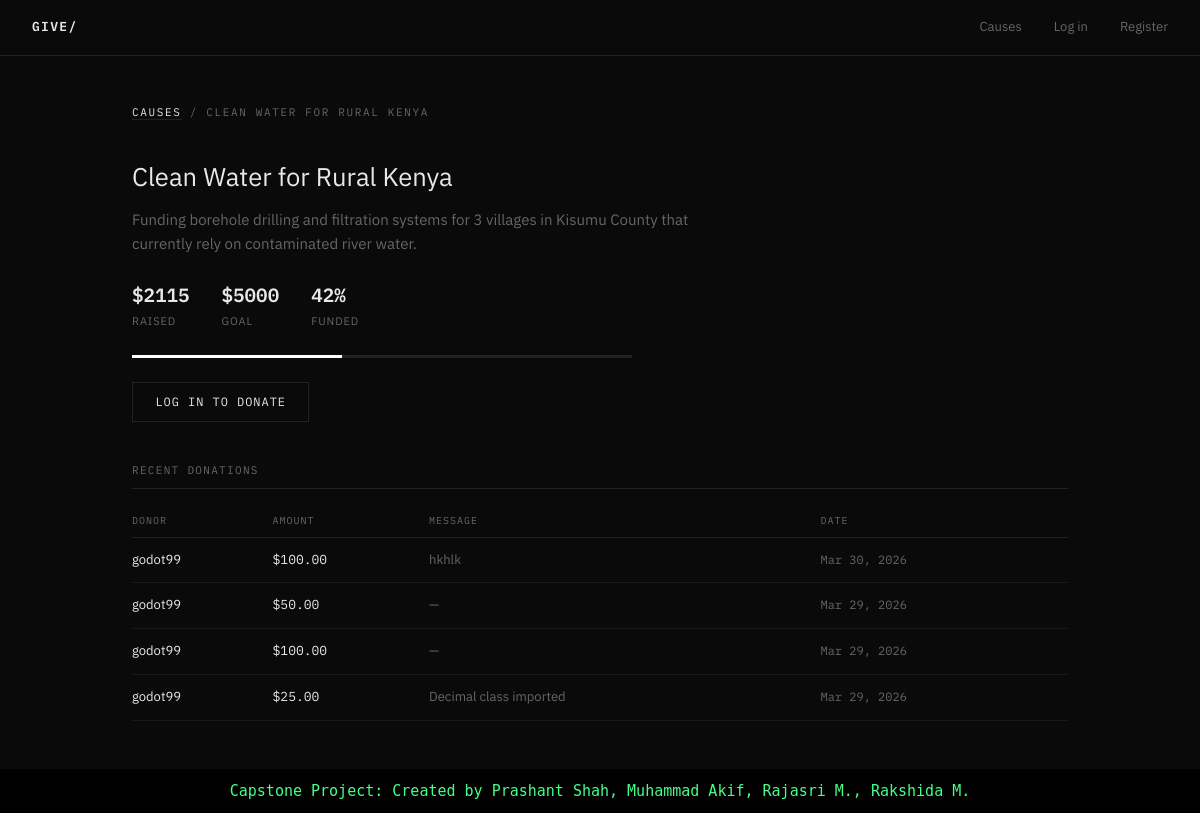
Page /cause/1/ on the committed database.
### core/models.py (models this page shows, shortened)
class Cause(models.Model):
    title = models.CharField(max_length=200)
    description = models.TextField()
    goal_amount = models.DecimalField(max_digits=10, decimal_places=2)
    raised_amount = models.DecimalField(max_digits=10, decimal_places=2, default=0)
    image_url = models.URLField(blank=True)
    created_at = models.DateTimeField(auto_now_add=True)
    is_active = models.BooleanField(default=True)
    def progress_percent(self):
        if self.goal_amount == 0:
            return 0
        return min(int((self.raised_amount / self.goal_amount) * 100), 100)

class Donation(models.Model):
    STATUS_CHOICES = [
        ('pending', 'Pending'),
        ('completed', 'Completed'),
        ('failed', 'Failed'),
    ]
    donor = models.ForeignKey(User, on_delete=models.CASCADE)
    cause = models.ForeignKey(Cause, on_delete=models.CASCADE)
    amount = models.DecimalField(max_digits=10, decimal_places=2)
    status = models.CharField(max_length=20, choices=STATUS_CHOICES, default='pending')
    transaction_id = models.CharField(max_length=100, unique=True)
    donated_at = models.DateTimeField(auto_now_add=True)
    message = models.TextField(blank=True)

### core/views.py (the view)
# urls.py: path('cause/<int:pk>/', views.cause_detail, name='cause_detail'),
def cause_detail(request, pk):
    cause = get_object_or_404(Cause, pk=pk)
    donations = Donation.objects.filter(cause=cause, status='completed').order_by('-donated_at')[:10]
    return render(request, 'core/cause_detail.html', {'cause': cause, 'donations': donations})

### templates/core/cause_detail.html (shortened to what this page needs)
{% extends 'core/base.html' %}
{% block content %}
<p class="page-title"><a href="/">Causes</a> / {{ cause.title }}</p>
<div class="cause-header">
  <h1>{{ cause.title }}</h1>
  <p style="color: var(--muted); max-width: 600px;">{{ cause.description }}</p>
  <div class="cause-stats">
    <div class="stat">
      <span class="stat-val">${{ cause.raised_amount|floatformat:0 }}</span>
      <span class="stat-lbl">Raised</span>
    </div>
    <div class="stat">
      <span class="stat-val">${{ cause.goal_amount|floatformat:0 }}</span>
      <span class="stat-lbl">Goal</span>
    </div>
    <div class="stat">
      <span class="stat-val">{{ cause.progress_percent }}%</span>
      <span class="stat-lbl">Funded</span>
    </div>
  </div>
  <div style="margin-top: 1.5rem; max-width: 500px;">
    <div class="progress-bar" style="height: 3px;">
      <div class="progress-fill" style="width: {{ cause.progress_percent }}%"></div>
    </div>
  </div>
  <div style="margin-top: 1.5rem;">
    {% if user.is_authenticated %}
      <a href="/cause/{{ cause.pk }}/donate/" class="btn btn-primary">Donate Now</a>
    {% else %}
      <a href="/login/" class="btn">Log in to Donate</a>
    {% endif %}
  </div>
</div>
<div class="table-wrap">
  <p class="section-label">Recent Donations</p>
  {% if donations %}
  <table>
    <thead>
      <tr>
        <th>Donor</th>
        <th>Amount</th>
        <th>Message</th>
        <th>Date</th>
      </tr>
    </thead>
    <tbody>
      {% for d in donations %}
      <tr>
        <td>{{ d.donor.username }}</td>
        <td style="font-family: 'IBM Plex Mono', monospace;">${{ d.amount }}</td>
        <td style="color: var(--muted);">{{ d.message|default:"—" }}</td>
        <td style="color: var(--muted); font-family: 'IBM Plex Mono', monospace; font-size: 12px;">{{ d.donated_at|date:"M d, Y" }}</td>
      </tr>
      {% endfor %}
    </tbody>
  </table>
  {% else %}
    <p style="color: var(--muted); font-size: 13px;">No donations yet. Be the first.</p>
  {% endif %}
</div>
{% endblock %}

### static/css/style.css (style rules this page uses)
*, *::before, *::after { box-sizing: border-box; margin: 0; padding: 0; }
:root { --bg: #0a0a0a; --surface: #111111; --border: #222222; --text: #e8e8e8; --muted: #666666; --accent: #ffffff; --danger: #ff4444; --success: #44ff88; }
body { background: var(--bg); color: var(--text); font-family: 'IBM Plex Sans', sans-serif; font-size: 15px; line-height: 1.6; min-height: 100vh; }
a { color: var(--text); text-decoration: none; border-bottom: 1px solid var(--border); transition: border-color 0.2s; }
.page-title { font-family: 'IBM Plex Mono', monospace; font-size: 11px; letter-spacing: 0.15em; text-transform: uppercase; color: var(--muted); margin-bottom: 2.5rem; }
h1 { font-size: 2rem; font-weight: 300; margin-bottom: 0.5rem; line-height: 1.2; }
.progress-bar { height: 2px; background: var(--border); }
.progress-fill { height: 100%; background: var(--accent); transition: width 0.6s ease; }
.btn { display: inline-block; padding: 0.6rem 1.4rem; font-size: 12px; font-family: 'IBM Plex Mono', monospace; letter-spacing: 0.08em; text-transform: uppercase; border: 1px solid var(--border); background: transparent; color: var(--text); cursor: pointer; transition: background 0.15s, border-color 0.15s; text-decoration: none; }
.cause-header { margin-bottom: 2.5rem; }
.cause-header h1 { font-size: 1.6rem; font-weight: 400; margin-bottom: 1rem; }
.cause-stats { display: flex; gap: 2rem; margin-top: 1.5rem; }
.stat { display: flex; flex-direction: column; gap: 2px; }
.stat-val { font-family: 'IBM Plex Mono', monospace; font-size: 1.2rem; font-weight: 600; }
.stat-lbl { font-size: 11px; color: var(--muted); text-transform: uppercase; letter-spacing: 0.08em; }
.table-wrap { margin-top: 2rem; }
.section-label { font-size: 11px; letter-spacing: 0.12em; text-transform: uppercase; color: var(--muted); font-family: 'IBM Plex Mono', monospace; margin-bottom: 1rem; padding-bottom: 0.5rem; border-bottom: 1px solid var(--border); }
table { width: 100%; border-collapse: collapse; font-size: 13px; }
th { text-align: left; padding: 0.5rem 0; font-size: 10px; letter-spacing: 0.1em; text-transform: uppercase; color: var(--muted); font-family: 'IBM Plex Mono', monospace; border-bottom: 1px solid var(--border); font-weight: 400; }
td { padding: 0.75rem 0; border-bottom: 1px solid #181818; vertical-align: top; }

### rows in the picture
Cause: title "CLEAN WATER FOR RURAL KENYA", title "Clean Water for Rural Kenya", description "Funding borehole drilling and filtration systems for 3 villages in Kisumu County that currently rely on contaminated river water.", raised_amount "2115", goal_amount "5000", progress_percent "42"
Donation: donor.username "godot99", amount "100.00", message "hkhlk", donated_at "Mar 30, 2026"
Donation: donor.username "godot99", amount "50.00", message "—", donated_at "Mar 29, 2026"
Donation: donor.username "godot99", amount "100.00", message "—", donated_at "Mar 29, 2026"
Donation: donor.username "godot99", amount "25.00", message "Decimal class imported", donated_at "Mar 29, 2026"
